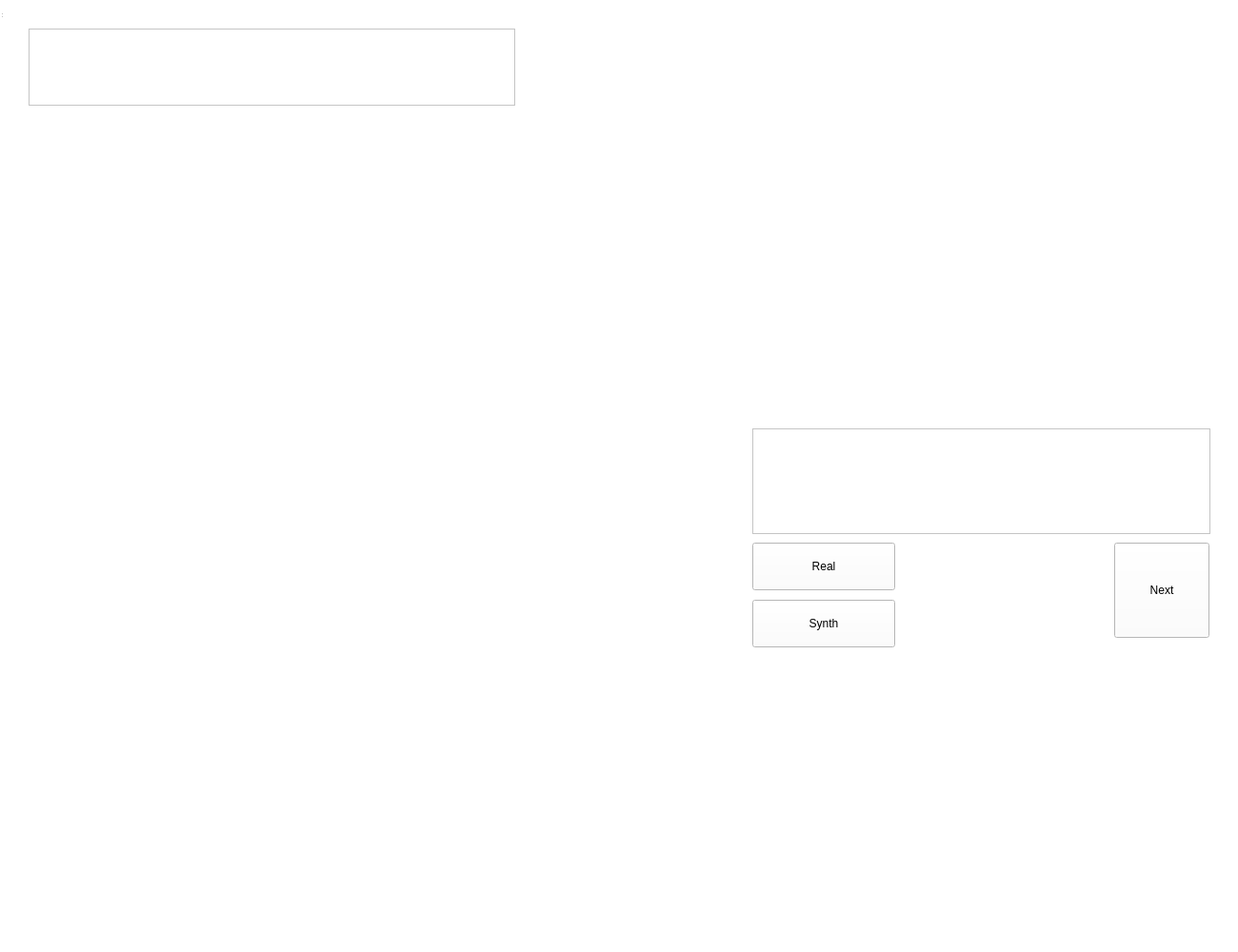
<?xml version="1.0" encoding="UTF-8"?>
<ui version="4.0">
 <class>Test</class>
 <widget class="QWidget" name="Test">
  <property name="geometry">
   <rect>
    <x>0</x>
    <y>0</y>
    <width>1300</width>
    <height>1000</height>
   </rect>
  </property>
  <property name="windowTitle">
   <string>Test</string>
  </property>
  <widget class="QWidget" name="centralwidget" native="true">
   <property name="geometry">
    <rect>
     <x>0</x>
     <y>0</y>
     <width>1300</width>
     <height>1000</height>
    </rect>
   </property>
   <property name="styleSheet">
    <string notr="true">background-color: rgb(255, 255, 255)</string>
   </property>
   <widget class="QPushButton" name="synthButton">
    <property name="geometry">
     <rect>
      <x>790</x>
      <y>630</y>
      <width>150</width>
      <height>50</height>
     </rect>
    </property>
    <property name="text">
     <string>Synth</string>
    </property>
   </widget>
   <widget class="QPushButton" name="realButton">
    <property name="geometry">
     <rect>
      <x>790</x>
      <y>570</y>
      <width>150</width>
      <height>50</height>
     </rect>
    </property>
    <property name="text">
     <string>Real</string>
    </property>
   </widget>
   <widget class="QPushButton" name="nextButton">
    <property name="geometry">
     <rect>
      <x>1170</x>
      <y>570</y>
      <width>100</width>
      <height>100</height>
     </rect>
    </property>
    <property name="text">
     <string>Next</string>
    </property>
   </widget>
   <widget class="QWidget" name="widget" native="true">
    <property name="geometry">
     <rect>
      <x>30</x>
      <y>120</y>
      <width>720</width>
      <height>720</height>
     </rect>
    </property>
   </widget>
   <widget class="QTextBrowser" name="indexDisplay">
    <property name="geometry">
     <rect>
      <x>30</x>
      <y>30</y>
      <width>511</width>
      <height>81</height>
     </rect>
    </property>
   </widget>
   <widget class="QTextBrowser" name="answerDisplay">
    <property name="geometry">
     <rect>
      <x>790</x>
      <y>450</y>
      <width>481</width>
      <height>111</height>
     </rect>
    </property>
   </widget>
  </widget>
  <widget class="QStatusBar" name="statusbar">
   <property name="geometry">
    <rect>
     <x>0</x>
     <y>0</y>
     <width>3</width>
     <height>20</height>
    </rect>
   </property>
  </widget>
 </widget>
 <resources/>
 <connections/>
</ui>
